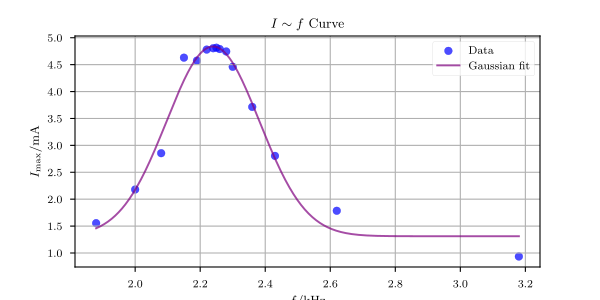

Reproduce this figure in Python.
import numpy as np
import matplotlib.pyplot as plt
from sklearn.linear_model import LinearRegression
import matplotlib
from scipy.optimize import curve_fit

plt.rcParams.update({
    "text.usetex": True,
    "font.family": "CMU Serif",
})
matplotlib.rcParams['mathtext.fontset'] = 'stix'
plt.style.use('seaborn-v0_8-paper')

y_list = [
    1.555, 2.180, 2.855, 4.630, 4.575,
    4.780, 4.805, 4.815, 4.790, 4.745,
    4.460, 3.715, 2.805, 1.785, 0.935
]

x_list = [
    1.88, 2.00, 2.08, 2.15, 2.19,
    2.22, 2.24, 2.25, 2.26, 2.28,
    2.30, 2.36, 2.43, 2.62, 3.18
]

# Data
y = np.array(y_list)
x = np.array(x_list).reshape(-1, 1)

# Define Gaussian function
def gaussian(x, a, b, c, d):
    return a * np.exp(-((x - b) ** 2) / (2 * c ** 2)) + d

# Fit the data
popt, pcov = curve_fit(gaussian, x.flatten(), y)

plt.figure(figsize=(6, 3))

# Plot the data
plt.scatter(x, y, label='Data', color='blue', alpha=0.7)

# Plot the Gaussian fit
x_fit = np.linspace(min(x), max(x), 1000)
y_fit = gaussian(x_fit, *popt)
plt.plot(x_fit, y_fit, color='purple', label='Gaussian fit', alpha=0.7)

# Add labels and legend
plt.ylabel('$I_{\mathrm{max}}/\mathrm{mA}$')
plt.xlabel('$f/\mathrm{kHz}$')
plt.legend()
plt.title('$I \sim f$ Curve')

plt.grid(True)

# Print the fit function
print(f'Fit function: I(f) = {popt[0]:.3f} * exp(-((f - {popt[1]:.3f}) ** 2) / (2 * {popt[2]:.3f} ** 2)) + {popt[3]:.3f}')

# Get I max
I_max = popt[0] + popt[3]
I_th = I_max / np.sqrt(2)
# Get Delta f = f_2 - f_1, where I(f_1) = I(f_2) = I_th
f_1 = np.min(x_fit[np.where(y_fit > I_th)])
f_2 = np.max(x_fit[np.where(y_fit > I_th)])
Delta_f = f_2 - f_1
print(f'I_max = {I_max:.3f} mA')
print(f'I_th = {I_th:.3f} mA')
print(f'Delta f = {Delta_f:.3f} kHz')

# Show plot
plt.savefig('plot1.pdf')
